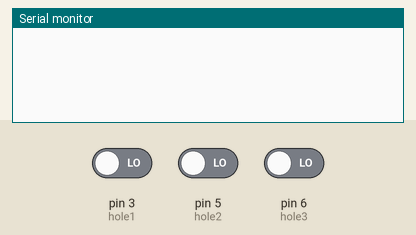
The sketch below on a simulated Arduino Uno, built with avr-gcc and run on an emulated ATmega328P. Shown: the last lines printed to the serial monitor. The inputs (shaded band) are chosen by the test bench; at power-on: pin 3 (hole1) LOW, pin 5 (hole2) LOW, pin 6 (hole3) LOW.

Above: at 1.2 s.
1.3 s: pin 3 (hole1) driven HIGH
At 2.3 s:
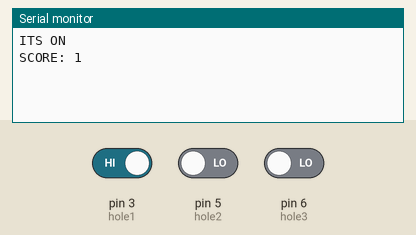
2.8 s: pin 3 (hole1) driven LOW
At 3.1 s:
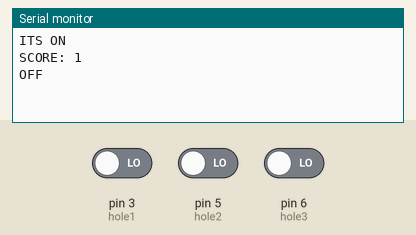
4.3 s: pin 5 (hole2) driven HIGH
At 5.5 s:
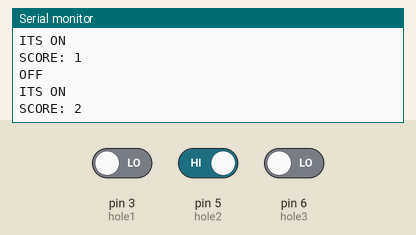
5.8 s: pin 6 (hole3) driven HIGH
At 6.9 s:
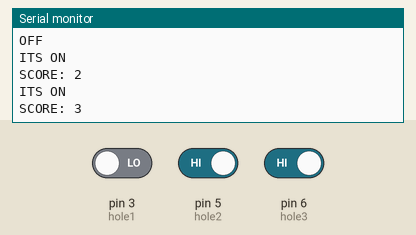
7.3 s: pin 5 (hole2) driven LOW
At 8.1 s:
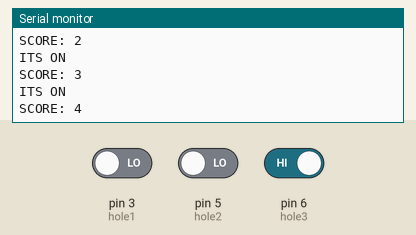
Timing chart, 0 to 9.8 s (numbered marks = the images above; inputs shaded):
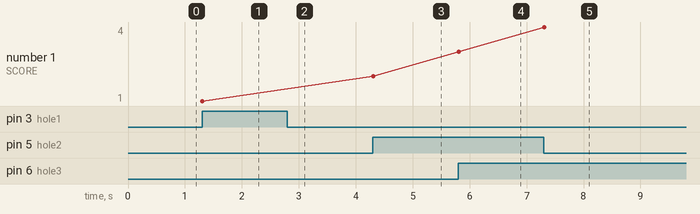

Measured:
- after the input at 1.3 s, the serial monitor: prints a new line at once (image 1)
- after the input at 2.8 s, the serial monitor: prints a new line at once (image 2)
- after the input at 4.3 s, the serial monitor: prints a new line at once (image 3)
- after the input at 5.8 s, the serial monitor: prints a new line at once (image 4)
- after the input at 7.3 s, the serial monitor: prints a new line at once (image 5)
- plotted number 1: 1 → 2 after the input at 4.3 s, 2 → 3 after the input at 5.8 s, 3 → 4 after the input at 7.3 s

The sketch:

Pinball_main.ino
```cpp
//Pin hole tests
const int hole1 = 3;
const int hole2 = 5;
const int hole3 = 6;

int stateOfPin1 = 0;
int prevState1  = 0;

int stateOfPin2 = 0;
int prevState2  = 0;

int stateOfPin3 = 0;
int prevState3  = 0;

int score = 0;

void setup() {
  // put your setup code here, to run once:
  pinMode(hole1,INPUT);
  pinMode(hole2,INPUT);
  pinMode(hole3,INPUT);
  Serial.begin(9600);
}

void loop() {
  // put your main code here, to run repeatedly:
  stateOfPin1 = digitalRead(hole1);
  stateOfPin2 = digitalRead(hole2);
  stateOfPin3 = digitalRead(hole3);

  if(stateOfPin1 != prevState1 || stateOfPin2 != prevState2 || stateOfPin3 != prevState3){
    if(stateOfPin1 == HIGH || stateOfPin2 == HIGH || stateOfPin3 == HIGH){
      score++;
      Serial.println("ITS ON");
      Serial.print("SCORE: ");
      Serial.println(score);
    }
    else{
      Serial.println("OFF");
    }
    //delay(500);
  }
  prevState1 = stateOfPin1;
  prevState2 = stateOfPin2;
  prevState3 = stateOfPin3;
}
```
